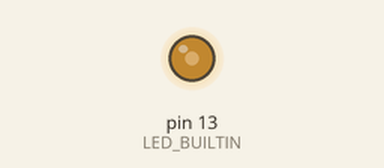
Recording of a sketch running on a simulated Arduino Uno, built with avr-gcc and run on an emulated ATmega328P. Parts: output pins drawn as LEDs (lit = HIGH). What the sketch prints to the serial monitor is not drawn.

Above: at 0.05 s.
Timing chart, 0 to 11.5 s (numbered marks = the images above):
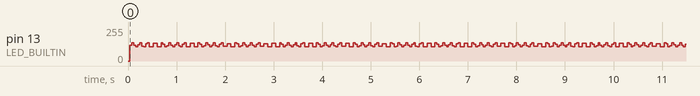

The sketch:

FirstAduino_101.ino
```cpp
  void setup() {
  pinMode(LED_BUILTIN,OUTPUT);
  Serial.begin(9600);


}

void loop() {
  digitalWrite(LED_BUILTIN,HIGH);
  delay(0);

  Serial.print("LED ON \n");

  digitalWrite (LED_BUILTIN, LOW);

Serial.print("LED OFF \n");
delay(0);

}
```

Measured:
- by itself, pin 13 (LED_BUILTIN): moves between 106/255 and 136/255, repeating every 8.8 s
